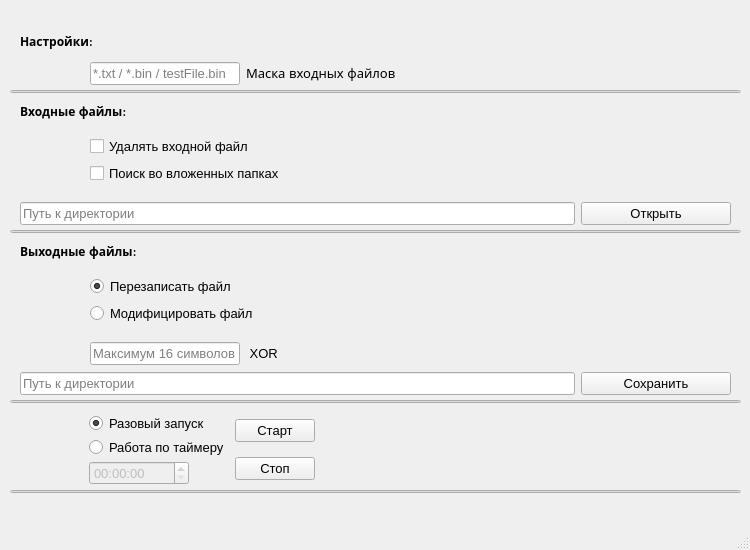
<?xml version="1.0" encoding="UTF-8"?>
<ui version="4.0">
 <class>MainWindow</class>
 <widget class="QMainWindow" name="MainWindow">
  <property name="geometry">
   <rect>
    <x>0</x>
    <y>0</y>
    <width>750</width>
    <height>550</height>
   </rect>
  </property>
  <property name="sizePolicy">
   <sizepolicy hsizetype="Fixed" vsizetype="Fixed">
    <horstretch>0</horstretch>
    <verstretch>0</verstretch>
   </sizepolicy>
  </property>
  <property name="minimumSize">
   <size>
    <width>750</width>
    <height>550</height>
   </size>
  </property>
  <property name="maximumSize">
   <size>
    <width>750</width>
    <height>550</height>
   </size>
  </property>
  <property name="windowTitle">
   <string>Колибри тестовое задание</string>
  </property>
  <widget class="QWidget" name="centralwidget">
   <property name="enabled">
    <bool>true</bool>
   </property>
   <property name="minimumSize">
    <size>
     <width>0</width>
     <height>0</height>
    </size>
   </property>
   <widget class="QWidget" name="verticalLayoutWidget">
    <property name="geometry">
     <rect>
      <x>10</x>
      <y>270</y>
      <width>731</width>
      <height>61</height>
     </rect>
    </property>
    <layout class="QVBoxLayout" name="verticalLayout">
     <property name="spacing">
      <number>0</number>
     </property>
     <property name="leftMargin">
      <number>80</number>
     </property>
     <item>
      <widget class="QRadioButton" name="radioButton_overwriting">
       <property name="font">
        <font>
         <pointsize>10</pointsize>
        </font>
       </property>
       <property name="text">
        <string>Перезаписать файл</string>
       </property>
       <property name="checked">
        <bool>true</bool>
       </property>
      </widget>
     </item>
     <item>
      <widget class="QRadioButton" name="radioButton_modif">
       <property name="font">
        <font>
         <pointsize>10</pointsize>
        </font>
       </property>
       <property name="text">
        <string>Модифицировать файл</string>
       </property>
      </widget>
     </item>
    </layout>
   </widget>
   <widget class="QWidget" name="layoutWidget">
    <property name="geometry">
     <rect>
      <x>10</x>
      <y>100</y>
      <width>731</width>
      <height>24</height>
     </rect>
    </property>
    <layout class="QHBoxLayout" name="horizontalLayout_7">
     <property name="leftMargin">
      <number>10</number>
     </property>
     <item>
      <widget class="QLabel" name="label_5">
       <property name="sizePolicy">
        <sizepolicy hsizetype="Minimum" vsizetype="Fixed">
         <horstretch>0</horstretch>
         <verstretch>0</verstretch>
        </sizepolicy>
       </property>
       <property name="font">
        <font>
         <family>Nimbus Sans [urw]</family>
         <bold>true</bold>
        </font>
       </property>
       <property name="accessibleDescription">
        <string/>
       </property>
       <property name="text">
        <string>Входные файлы:</string>
       </property>
       <property name="alignment">
        <set>Qt::AlignLeading|Qt::AlignLeft|Qt::AlignVCenter</set>
       </property>
      </widget>
     </item>
    </layout>
   </widget>
   <widget class="QWidget" name="layoutWidget_2">
    <property name="geometry">
     <rect>
      <x>10</x>
      <y>240</y>
      <width>731</width>
      <height>24</height>
     </rect>
    </property>
    <layout class="QHBoxLayout" name="horizontalLayout_8">
     <property name="leftMargin">
      <number>10</number>
     </property>
     <item>
      <widget class="QLabel" name="label_6">
       <property name="sizePolicy">
        <sizepolicy hsizetype="Minimum" vsizetype="Fixed">
         <horstretch>0</horstretch>
         <verstretch>0</verstretch>
        </sizepolicy>
       </property>
       <property name="font">
        <font>
         <family>Nimbus Sans [urw]</family>
         <bold>true</bold>
        </font>
       </property>
       <property name="accessibleDescription">
        <string/>
       </property>
       <property name="text">
        <string>Выходные файлы:</string>
       </property>
       <property name="alignment">
        <set>Qt::AlignLeading|Qt::AlignLeft|Qt::AlignVCenter</set>
       </property>
      </widget>
     </item>
    </layout>
   </widget>
   <widget class="QWidget" name="layoutWidget_3">
    <property name="geometry">
     <rect>
      <x>10</x>
      <y>60</y>
      <width>731</width>
      <height>27</height>
     </rect>
    </property>
    <layout class="QHBoxLayout" name="horizontalLayout_9">
     <property name="leftMargin">
      <number>80</number>
     </property>
     <item>
      <widget class="QLineEdit" name="lineEdit_mask_file">
       <property name="maximumSize">
        <size>
         <width>150</width>
         <height>16777215</height>
        </size>
       </property>
       <property name="font">
        <font>
         <pointsize>10</pointsize>
        </font>
       </property>
       <property name="placeholderText">
        <string>*.txt / *.bin / testFile.bin</string>
       </property>
      </widget>
     </item>
     <item>
      <widget class="QLabel" name="label_7">
       <property name="sizePolicy">
        <sizepolicy hsizetype="Preferred" vsizetype="Fixed">
         <horstretch>0</horstretch>
         <verstretch>0</verstretch>
        </sizepolicy>
       </property>
       <property name="sizeIncrement">
        <size>
         <width>0</width>
         <height>0</height>
        </size>
       </property>
       <property name="baseSize">
        <size>
         <width>0</width>
         <height>0</height>
        </size>
       </property>
       <property name="font">
        <font>
         <family>Nimbus Sans [urw]</family>
         <pointsize>10</pointsize>
         <bold>false</bold>
        </font>
       </property>
       <property name="accessibleDescription">
        <string/>
       </property>
       <property name="layoutDirection">
        <enum>Qt::LeftToRight</enum>
       </property>
       <property name="text">
        <string>Маска входных файлов</string>
       </property>
       <property name="alignment">
        <set>Qt::AlignLeading|Qt::AlignLeft|Qt::AlignVCenter</set>
       </property>
      </widget>
     </item>
    </layout>
   </widget>
   <widget class="QWidget" name="horizontalLayoutWidget">
    <property name="geometry">
     <rect>
      <x>9</x>
      <y>410</y>
      <width>731</width>
      <height>80</height>
     </rect>
    </property>
    <layout class="QHBoxLayout" name="horizontalLayout_2">
     <item>
      <layout class="QVBoxLayout" name="verticalLayout_3">
       <property name="spacing">
        <number>0</number>
       </property>
       <property name="sizeConstraint">
        <enum>QLayout::SetMinimumSize</enum>
       </property>
       <property name="leftMargin">
        <number>80</number>
       </property>
       <item>
        <widget class="QRadioButton" name="radioButton_one_start">
         <property name="enabled">
          <bool>true</bool>
         </property>
         <property name="sizePolicy">
          <sizepolicy hsizetype="Preferred" vsizetype="Fixed">
           <horstretch>0</horstretch>
           <verstretch>0</verstretch>
          </sizepolicy>
         </property>
         <property name="font">
          <font>
           <pointsize>10</pointsize>
          </font>
         </property>
         <property name="text">
          <string>Разовый запуск</string>
         </property>
         <property name="checked">
          <bool>true</bool>
         </property>
        </widget>
       </item>
       <item>
        <widget class="QRadioButton" name="radioButton_timer_start">
         <property name="sizePolicy">
          <sizepolicy hsizetype="Fixed" vsizetype="Fixed">
           <horstretch>0</horstretch>
           <verstretch>0</verstretch>
          </sizepolicy>
         </property>
         <property name="font">
          <font>
           <pointsize>10</pointsize>
          </font>
         </property>
         <property name="text">
          <string>Работа по таймеру</string>
         </property>
        </widget>
       </item>
       <item>
        <widget class="QTimeEdit" name="timeEdit">
         <property name="enabled">
          <bool>false</bool>
         </property>
         <property name="sizePolicy">
          <sizepolicy hsizetype="Fixed" vsizetype="Fixed">
           <horstretch>0</horstretch>
           <verstretch>0</verstretch>
          </sizepolicy>
         </property>
         <property name="maximumSize">
          <size>
           <width>100</width>
           <height>16777215</height>
          </size>
         </property>
         <property name="font">
          <font>
           <pointsize>10</pointsize>
          </font>
         </property>
         <property name="displayFormat">
          <string>hh:mm:ss</string>
         </property>
        </widget>
       </item>
      </layout>
     </item>
     <item>
      <layout class="QVBoxLayout" name="verticalLayout_4">
       <item>
        <widget class="QPushButton" name="pushButton_start">
         <property name="sizePolicy">
          <sizepolicy hsizetype="Fixed" vsizetype="Fixed">
           <horstretch>0</horstretch>
           <verstretch>0</verstretch>
          </sizepolicy>
         </property>
         <property name="font">
          <font>
           <pointsize>10</pointsize>
          </font>
         </property>
         <property name="text">
          <string>Старт</string>
         </property>
        </widget>
       </item>
       <item>
        <widget class="QPushButton" name="pushButton_stop">
         <property name="sizePolicy">
          <sizepolicy hsizetype="Fixed" vsizetype="Fixed">
           <horstretch>0</horstretch>
           <verstretch>0</verstretch>
          </sizepolicy>
         </property>
         <property name="font">
          <font>
           <pointsize>10</pointsize>
          </font>
         </property>
         <property name="text">
          <string>Стоп</string>
         </property>
        </widget>
       </item>
      </layout>
     </item>
     <item>
      <spacer name="horizontalSpacer_2">
       <property name="orientation">
        <enum>Qt::Horizontal</enum>
       </property>
       <property name="sizeType">
        <enum>QSizePolicy::Preferred</enum>
       </property>
       <property name="sizeHint" stdset="0">
        <size>
         <width>40</width>
         <height>20</height>
        </size>
       </property>
      </spacer>
     </item>
     <item>
      <widget class="QLabel" name="label_Text_info">
       <property name="text">
        <string/>
       </property>
      </widget>
     </item>
     <item>
      <spacer name="horizontalSpacer">
       <property name="orientation">
        <enum>Qt::Horizontal</enum>
       </property>
       <property name="sizeHint" stdset="0">
        <size>
         <width>40</width>
         <height>20</height>
        </size>
       </property>
      </spacer>
     </item>
    </layout>
   </widget>
   <widget class="QWidget" name="layoutWidget">
    <property name="geometry">
     <rect>
      <x>10</x>
      <y>30</y>
      <width>731</width>
      <height>24</height>
     </rect>
    </property>
    <layout class="QHBoxLayout" name="horizontalLayout_5">
     <property name="leftMargin">
      <number>10</number>
     </property>
     <item>
      <widget class="QLabel" name="label">
       <property name="sizePolicy">
        <sizepolicy hsizetype="Minimum" vsizetype="Fixed">
         <horstretch>0</horstretch>
         <verstretch>0</verstretch>
        </sizepolicy>
       </property>
       <property name="maximumSize">
        <size>
         <width>16777215</width>
         <height>16777215</height>
        </size>
       </property>
       <property name="font">
        <font>
         <family>Nimbus Sans [urw]</family>
         <bold>true</bold>
        </font>
       </property>
       <property name="accessibleDescription">
        <string/>
       </property>
       <property name="text">
        <string>Настройки:</string>
       </property>
       <property name="alignment">
        <set>Qt::AlignLeading|Qt::AlignLeft|Qt::AlignVCenter</set>
       </property>
      </widget>
     </item>
    </layout>
   </widget>
   <widget class="QWidget" name="layoutWidget">
    <property name="geometry">
     <rect>
      <x>10</x>
      <y>130</y>
      <width>731</width>
      <height>62</height>
     </rect>
    </property>
    <layout class="QVBoxLayout" name="verticalLayout_2">
     <property name="spacing">
      <number>0</number>
     </property>
     <property name="leftMargin">
      <number>80</number>
     </property>
     <item>
      <widget class="QCheckBox" name="checkBox_delete_file">
       <property name="font">
        <font>
         <pointsize>10</pointsize>
        </font>
       </property>
       <property name="text">
        <string>Удалять входной файл</string>
       </property>
      </widget>
     </item>
     <item>
      <widget class="QCheckBox" name="checkBox_search_folders">
       <property name="sizePolicy">
        <sizepolicy hsizetype="Fixed" vsizetype="Fixed">
         <horstretch>0</horstretch>
         <verstretch>0</verstretch>
        </sizepolicy>
       </property>
       <property name="font">
        <font>
         <pointsize>10</pointsize>
        </font>
       </property>
       <property name="text">
        <string>Поиск во вложенных папках</string>
       </property>
      </widget>
     </item>
    </layout>
   </widget>
   <widget class="QWidget" name="layoutWidget">
    <property name="geometry">
     <rect>
      <x>10</x>
      <y>340</y>
      <width>731</width>
      <height>27</height>
     </rect>
    </property>
    <layout class="QHBoxLayout" name="horizontalLayout_6">
     <property name="leftMargin">
      <number>80</number>
     </property>
     <property name="topMargin">
      <number>0</number>
     </property>
     <property name="rightMargin">
      <number>10</number>
     </property>
     <item>
      <widget class="QLineEdit" name="lineEdit_mask_xor">
       <property name="sizePolicy">
        <sizepolicy hsizetype="Expanding" vsizetype="Fixed">
         <horstretch>0</horstretch>
         <verstretch>0</verstretch>
        </sizepolicy>
       </property>
       <property name="maximumSize">
        <size>
         <width>150</width>
         <height>16777215</height>
        </size>
       </property>
       <property name="font">
        <font>
         <pointsize>10</pointsize>
        </font>
       </property>
       <property name="maxLength">
        <number>16</number>
       </property>
       <property name="dragEnabled">
        <bool>false</bool>
       </property>
       <property name="readOnly">
        <bool>false</bool>
       </property>
       <property name="placeholderText">
        <string>Максимум 16 символов</string>
       </property>
      </widget>
     </item>
     <item>
      <widget class="QLabel" name="label_2">
       <property name="font">
        <font>
         <pointsize>10</pointsize>
        </font>
       </property>
       <property name="text">
        <string> XOR</string>
       </property>
      </widget>
     </item>
    </layout>
   </widget>
   <widget class="QWidget" name="layoutWidget">
    <property name="geometry">
     <rect>
      <x>10</x>
      <y>200</y>
      <width>731</width>
      <height>27</height>
     </rect>
    </property>
    <layout class="QHBoxLayout" name="horizontalLayout">
     <property name="leftMargin">
      <number>10</number>
     </property>
     <property name="rightMargin">
      <number>10</number>
     </property>
     <item>
      <widget class="QLineEdit" name="lineEdit_dir_open">
       <property name="sizePolicy">
        <sizepolicy hsizetype="Expanding" vsizetype="Fixed">
         <horstretch>0</horstretch>
         <verstretch>0</verstretch>
        </sizepolicy>
       </property>
       <property name="font">
        <font>
         <pointsize>10</pointsize>
        </font>
       </property>
       <property name="placeholderText">
        <string>Путь к директории</string>
       </property>
      </widget>
     </item>
     <item>
      <widget class="QPushButton" name="pushButton_dir_open">
       <property name="sizePolicy">
        <sizepolicy hsizetype="Preferred" vsizetype="Fixed">
         <horstretch>0</horstretch>
         <verstretch>0</verstretch>
        </sizepolicy>
       </property>
       <property name="minimumSize">
        <size>
         <width>150</width>
         <height>0</height>
        </size>
       </property>
       <property name="font">
        <font>
         <pointsize>10</pointsize>
        </font>
       </property>
       <property name="text">
        <string>Открыть</string>
       </property>
      </widget>
     </item>
    </layout>
   </widget>
   <widget class="QWidget" name="layoutWidget">
    <property name="geometry">
     <rect>
      <x>10</x>
      <y>370</y>
      <width>731</width>
      <height>27</height>
     </rect>
    </property>
    <layout class="QHBoxLayout" name="horizontalLayout_3">
     <property name="leftMargin">
      <number>10</number>
     </property>
     <property name="rightMargin">
      <number>10</number>
     </property>
     <item>
      <widget class="QLineEdit" name="lineEdit_dir_save">
       <property name="sizePolicy">
        <sizepolicy hsizetype="Expanding" vsizetype="Fixed">
         <horstretch>0</horstretch>
         <verstretch>0</verstretch>
        </sizepolicy>
       </property>
       <property name="font">
        <font>
         <pointsize>10</pointsize>
        </font>
       </property>
       <property name="placeholderText">
        <string>Путь к директории</string>
       </property>
      </widget>
     </item>
     <item>
      <widget class="QPushButton" name="pushButton_dir_save">
       <property name="sizePolicy">
        <sizepolicy hsizetype="Preferred" vsizetype="Fixed">
         <horstretch>0</horstretch>
         <verstretch>0</verstretch>
        </sizepolicy>
       </property>
       <property name="minimumSize">
        <size>
         <width>150</width>
         <height>0</height>
        </size>
       </property>
       <property name="font">
        <font>
         <pointsize>10</pointsize>
        </font>
       </property>
       <property name="text">
        <string>Сохранить</string>
       </property>
      </widget>
     </item>
    </layout>
   </widget>
   <widget class="QLineEdit" name="lineEdit">
    <property name="enabled">
     <bool>false</bool>
    </property>
    <property name="geometry">
     <rect>
      <x>10</x>
      <y>230</y>
      <width>731</width>
      <height>3</height>
     </rect>
    </property>
   </widget>
   <widget class="QLineEdit" name="lineEdit_2">
    <property name="enabled">
     <bool>false</bool>
    </property>
    <property name="geometry">
     <rect>
      <x>10</x>
      <y>90</y>
      <width>731</width>
      <height>3</height>
     </rect>
    </property>
   </widget>
   <widget class="QLineEdit" name="lineEdit_3">
    <property name="enabled">
     <bool>false</bool>
    </property>
    <property name="geometry">
     <rect>
      <x>10</x>
      <y>400</y>
      <width>731</width>
      <height>3</height>
     </rect>
    </property>
   </widget>
   <widget class="QLineEdit" name="lineEdit_4">
    <property name="enabled">
     <bool>false</bool>
    </property>
    <property name="geometry">
     <rect>
      <x>10</x>
      <y>490</y>
      <width>731</width>
      <height>3</height>
     </rect>
    </property>
   </widget>
  </widget>
  <widget class="QMenuBar" name="menubar">
   <property name="geometry">
    <rect>
     <x>0</x>
     <y>0</y>
     <width>750</width>
     <height>22</height>
    </rect>
   </property>
  </widget>
  <widget class="QStatusBar" name="statusbar"/>
 </widget>
 <resources/>
 <connections/>
</ui>
